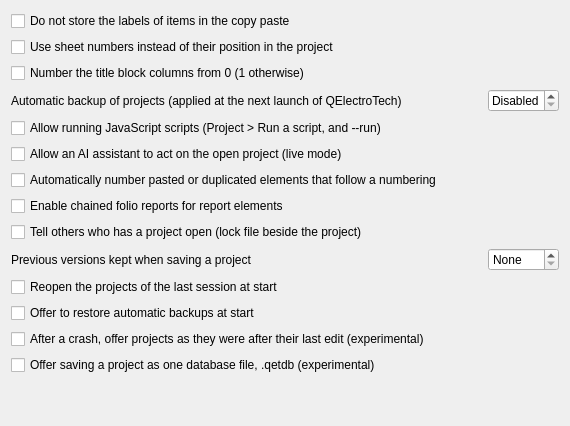
     <widget class="QWidget" name="tab_4">
      <attribute name="title">
       <string>Projects</string>
      </attribute>
      <layout class="QGridLayout" name="gridLayout_2">
       <item row="1" column="0">
        <widget class="QCheckBox" name="m_use_folio_label">
         <property name="text">
          <string>Use sheet numbers instead of their position in the project</string>
         </property>
        </widget>
       </item>
       <item row="3" column="0">
        <widget class="QLabel" name="label">
         <property name="text">
          <string>Automatic backup of projects (applied at the next launch of QElectroTech)</string>
         </property>
        </widget>
       </item>
       <item row="3" column="2">
        <widget class="QSpinBox" name="m_autosave_sb">
         <property name="frame">
          <bool>true</bool>
         </property>
         <property name="specialValueText">
          <string>Disabled</string>
         </property>
         <property name="accelerated">
          <bool>true</bool>
         </property>
         <property name="suffix">
          <string comment="minute"> min</string>
         </property>
         <property name="maximum">
          <number>200</number>
         </property>
         <property name="singleStep">
          <number>10</number>
         </property>
        </widget>
       </item>
       <item row="6" column="0">
        <widget class="QCheckBox" name="m_autonumber_pasted">
         <property name="text">
          <string>Automatically number pasted or duplicated elements that follow a numbering</string>
         </property>
         <property name="toolTip">
          <string>A pasted element receives the next number of its numbering instead of the copied element's name, and the numbering advances.</string>
         </property>
        </widget>
       </item>
       <item row="8" column="0">
        <widget class="QCheckBox" name="m_project_lock">
         <property name="toolTip">
          <string>A small hidden file beside the project says who has it open. Someone else opening it is told, and can open it read-only. Turn this off if your shared drive does not cope with it.</string>
         </property>
         <property name="text">
          <string>Tell others who has a project open (lock file beside the project)</string>
         </property>
        </widget>
       </item>
       <item row="0" column="0">
        <widget class="QCheckBox" name="m_save_label_paste">
         <property name="text">
          <string>Do not store the labels of items in the copy paste</string>
         </property>
        </widget>
       </item>
       <item row="4" column="0">
        <widget class="QCheckBox" name="m_enable_scripting">
         <property name="text">
          <string>Allow running JavaScript scripts (Project &gt; Run a script, and --run)</string>
         </property>
         <property name="toolTip">
          <string>A script runs with your permissions: it can read and modify the open project and write files. Disabled by default; only run scripts whose origin you know.</string>
         </property>
        </widget>
       </item>
       <item row="5" column="0">
        <widget class="QCheckBox" name="m_live_assistant">
         <property name="text">
          <string>Allow an AI assistant to act on the open project (live mode)</string>
         </property>
         <property name="toolTip">
          <string>An assistant connected through the MCP server can then run scripts on the open project, as you watch. A warning is shown at every start while this setting is on. Takes effect at the next start; unticking it closes the connection at once.</string>
         </property>
        </widget>
       </item>
       <item row="7" column="0">
        <widget class="QCheckBox" name="m_enable_chained_reports">
         <property name="text">
          <string>Enable chained folio reports for report elements</string>
         </property>
         <property name="toolTip">
          <string>When enabled, report elements (cross-references) across folios with matching labels are automatically chained together. Newly created projects will have this enabled automatically.</string>
         </property>
        </widget>
       </item>
       <item row="9" column="0">
        <widget class="QLabel" name="m_previous_versions_label">
         <property name="text">
          <string>Previous versions kept when saving a project</string>
         </property>
         <property name="toolTip">
          <string>Before a project is saved, the file as it was is copied to a folder beside it, named after the project with "-backups". Only the newest are kept.</string>
         </property>
        </widget>
       </item>
       <item row="9" column="2">
        <widget class="QSpinBox" name="m_previous_versions_sb">
         <property name="toolTip">
          <string>Before a project is saved, the file as it was is copied to a folder beside it, named after the project with "-backups". Only the newest are kept.</string>
         </property>
         <property name="specialValueText">
          <string>None</string>
         </property>
         <property name="maximum">
          <number>100</number>
         </property>
        </widget>
       </item>
       <item row="10" column="0">
        <widget class="QCheckBox" name="m_reopen_projects">
         <property name="text">
          <string>Reopen the projects of the last session at start</string>
         </property>
         <property name="toolTip">
          <string>The projects open when QElectroTech was last left are opened again, unless it is started with a file to open.</string>
         </property>
        </widget>
       </item>
       <item row="11" column="0">
        <widget class="QCheckBox" name="m_offer_backups">
         <property name="text">
          <string>Offer to restore automatic backups at start</string>
         </property>
         <property name="toolTip">
          <string>After a crash, the automatic backups (made every few minutes, see "Automatic backup of projects" above) are offered at the next start. Unticked, they are kept but not offered, the status bar says how many there are, and they are offered again once this is ticked. Not the same as the option below, which keeps a copy after every edit.</string>
         </property>
        </widget>
       </item>
       <item row="12" column="0">
        <widget class="QCheckBox" name="m_working_copy_recovery">
         <property name="text">
          <string>After a crash, offer projects as they were after their last edit (experimental)</string>
         </property>
         <property name="toolTip">
          <string>While a project is open, QElectroTech keeps a copy of it in its data folder, saved after every edit. If QElectroTech does not close normally, the next start offers that copy with the recovery files.</string>
         </property>
        </widget>
       </item>
       <item row="13" column="0">
        <widget class="QCheckBox" name="m_qetdb_enabled">
         <property name="text">
          <string>Offer saving a project as one database file, .qetdb (experimental)</string>
         </property>
         <property name="toolTip">
          <string>Save As then offers .qetdb: the whole project in one SQLite file. The format may still change; keep a .qet or .qetz copy of projects that matter.</string>
         </property>
        </widget>
       </item>
       <item row="14" column="0">
        <spacer name="verticalSpacer_2">
         <property name="orientation">
          <enum>Qt::Vertical</enum>
         </property>
         <property name="sizeHint" stdset="0">
          <size>
           <width>20</width>
           <height>40</height>
          </size>
         </property>
        </spacer>
       </item>
       <item row="3" column="1">
        <spacer name="horizontalSpacer">
         <property name="orientation">
          <enum>Qt::Horizontal</enum>
         </property>
         <property name="sizeHint" stdset="0">
          <size>
           <width>40</width>
           <height>20</height>
          </size>
         </property>
        </spacer>
       </item>
       <item row="2" column="0">
        <widget class="QCheckBox" name="m_border_0">
         <property name="text">
          <string extracomment="Choix de l'increment de depart 1 ou 0">Number the title block columns from 0 (1 otherwise)</string>
         </property>
        </widget>
       </item>
      </layout>
     </widget>
